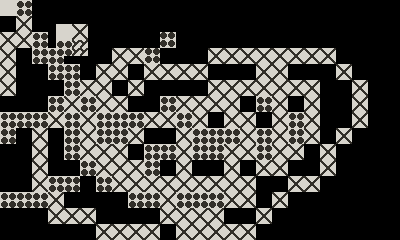

This is a level from a 2D game, rendered from its Tiled map with the project's own tilesets. A one-line summary and the complete map file follow:
An orthogonal 25x15 tile map with 16x16 px tiles, 1 tile layer (Tile Layer 1), 1 image layer and 3 objects.

<map version="1.10" tiledversion="1.11.0" orientation="orthogonal" renderorder="right-down" width="25" height="15" tilewidth="16" tileheight="16" infinite="0" nextlayerid="6" nextobjectid="6">
 <tileset firstgid="1" source="tiles.tsx" />
 <layer id="1" name="Tile Layer 1" width="25" height="15">
  <data encoding="csv">
1,536870915,0,0,0,0,0,0,0,0,0,0,0,0,0,0,0,0,0,0,0,0,0,0,0,
0,2,0,0,0,0,0,0,0,0,0,0,0,0,0,0,0,0,0,0,0,0,0,0,0,
2,2,3,0,0,0,0,0,0,0,3758096387,0,0,0,0,0,0,0,0,0,0,0,0,0,0,
2,0,3,3,0,0,0,2,2,1073741827,0,0,0,2,2,2,2,2,2,2,2,0,0,0,0,
2,0,0,3,3,0,2,2,0,2,2,2,2,0,0,0,2,2,0,0,0,2,0,0,0,
2,0,0,0,3,2,2,0,2,0,0,0,0,2,2,2,2,2,2,2,0,0,2,0,0,
0,0,0,3,2,3,2,2,0,0,3,2,2,2,2,0,3,2,0,2,0,0,2,0,0,
3,3,3,2,3,2,3,3,3,2,2,3,2,0,2,2,0,2,3,2,0,0,2,0,0,
3,0,2,0,3,2,3,3,2,0,0,2,3,3,3,2,3,2,3,2,0,2,0,0,0,
0,0,2,0,3,2,2,2,0,3,3,2,3,3,2,2,3,2,2,0,2,0,0,0,0,
0,0,2,0,0,3,2,2,2,3,0,2,0,0,2,0,2,2,0,0,2,0,0,0,0,
0,0,2,3,3,0,3,2,2,2,2,2,2,2,2,2,0,0,2,2,0,0,0,0,0,
3,3,3,2,0,0,0,0,3,3,2,3,3,3,2,2,0,2,0,0,0,0,0,0,0,
0,0,0,2,2,2,0,0,0,0,2,2,2,2,0,0,2,0,0,0,0,0,0,0,0,
0,0,0,0,0,0,2,2,2,2,0,2,2,2,2,2,0,0,0,0,0,0,0,0,0
</data>
 </layer>
 <objectgroup id="2" name="Object Layer 1">
  <object id="2" gid="2" x="200.131" y="16.7231" width="16" height="16" />
  <object id="3" gid="2147483651" x="217.387" y="29.4654" width="16" height="16" rotation="90">
   <properties>
    <property name="tile" type="int" value="417" />
   </properties>
  </object>
  <object id="4" gid="3" x="11.4395" y="30.303" width="16" height="16">
   <properties>
    <property name="tile" type="int" value="413" />
   </properties>
  </object>
 </objectgroup>
 <imagelayer id="5" name="Image Layer 1" offsetx="56" offsety="24">
  <image source="folder/tiles-copy.png" width="32" height="32" />
 </imagelayer>
</map>
